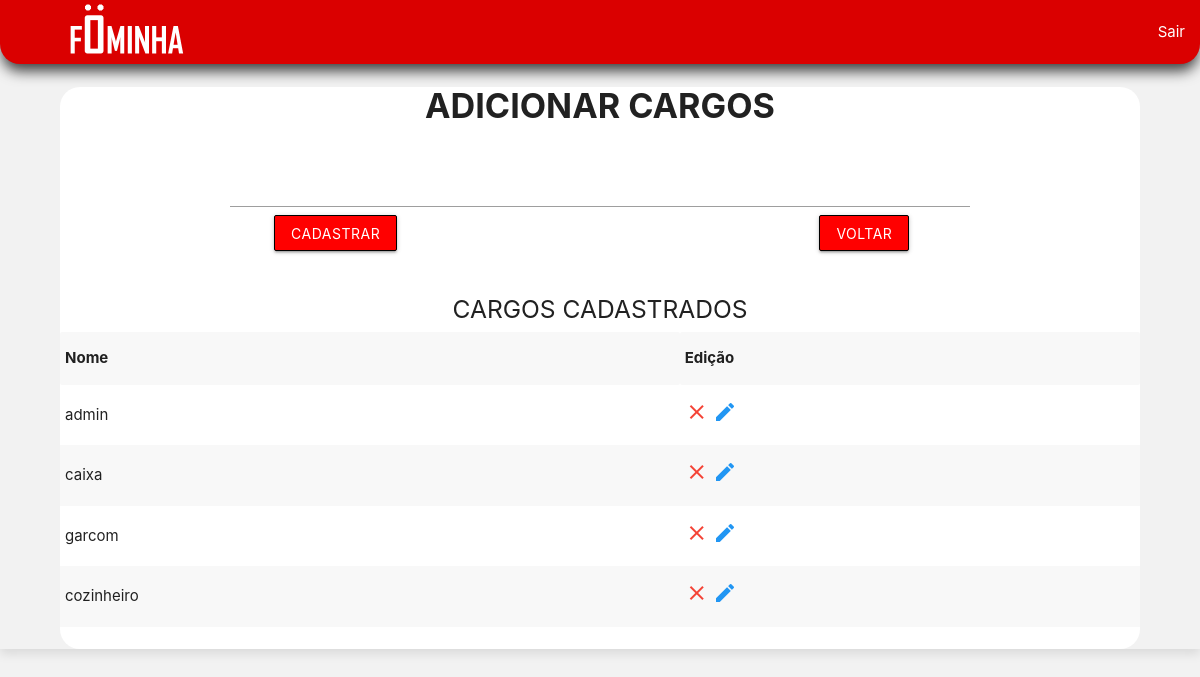
Page /admin/cargos/cargos.php (signed in) on the committed database.
### tables this page shows
CREATE TABLE `cargos` (
  `car_id` int(11) NOT NULL,
  `car_nome` varchar(255) NOT NULL,
  `car_nivel` int(11) NOT NULL
);

### admin/cargos/select.php (the view, shortened to what this page needs)
<?php
include '../conexao.php';
$sth = $pdo->prepare("SELECT * FROM cargos");
$sth->execute();
?>
<center>
<table class="striped">
    <tr>
        <th> Nome </th>
        <th> Edição </th>
    </tr>
    <?php
    foreach ($sth as $res) {
        extract($res); ?>
        <tr>
            <td><?= $car_nome ?></td>
            <td>
            <a class="modal-trigger" href="#modal1"><i class='material-icons red-text'> clear </i></a>
                <a href="editar.php?id=<?= $car_id ?>"><i class="material-icons blue-text">edit</i></a></a>
            </td>
        </tr>
    <?php
    }
    ?>
</table>
</center>

### admin/cargos/cargos.php (style rules this page uses)
a { text-decoration: none; color: white; }

### rows in the picture
cargos: car_nome "admin"
cargos: car_nome "caixa"
cargos: car_nome "garcom"
cargos: car_nome "cozinheiro"
